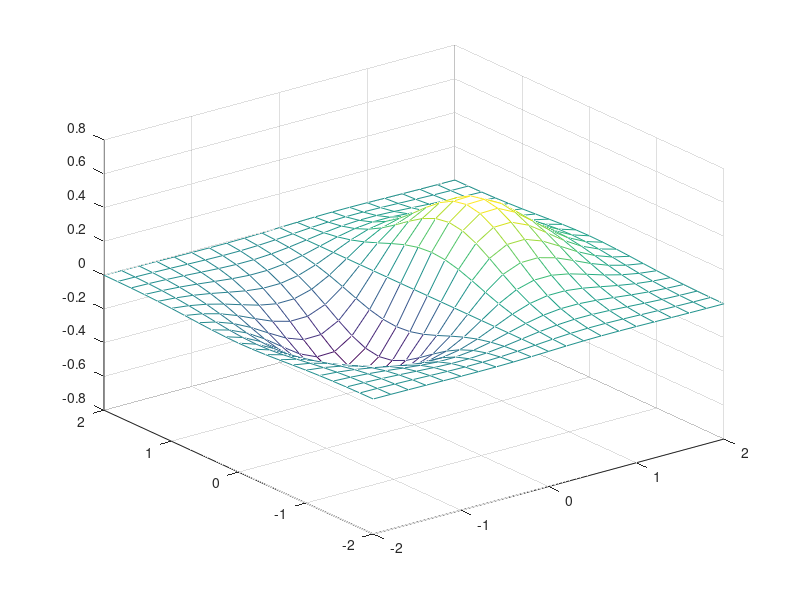

Here is the MATLAB script that generated this plot: (Note: this script raises an error after producing the figure.)
clear;
close;
xa = -2:0.2:2;
ya=xa;
[x, y] = meshgrid(xa, ya);
z = x.*exp(-x.^2-y.^2);
mesh(x, y, z);
pause
msurf(x, y, z);
pause
contour(x, y, z);
contour(x, y, z, [0.1, 0.1]);
pause
mesh(x, y, z);


